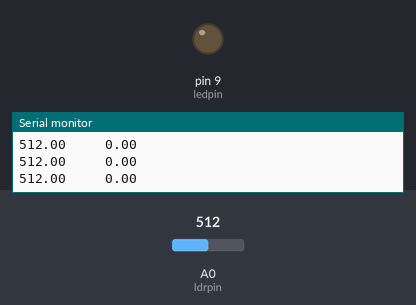
Bench run of a sketch on a simulated Arduino Uno, built with avr-gcc and run on an emulated ATmega328P. Parts: output pins drawn as LEDs (lit = HIGH), the last lines printed to the serial monitor. The test bench sets the inputs (shaded band); at power-on: A0 (ldrpin) = 512.

Above: at 1.2 s.
1.3 s: A0 (ldrpin) set to 23
4.3 s: A0 (ldrpin) set to 20
At 6.82 s:
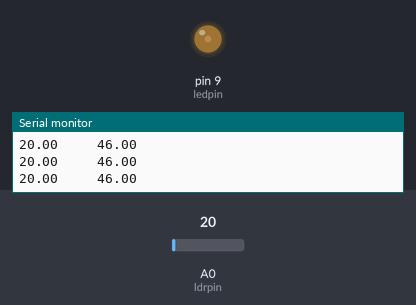
7.3 s: A0 (ldrpin) set to 0
At 8.9 s:
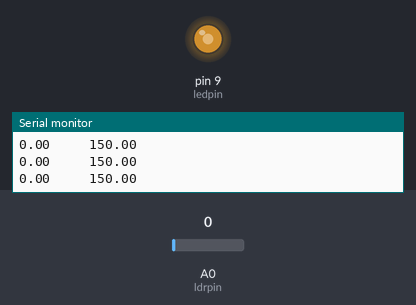
Timing chart, 0 to 10.4 s (numbered marks = the images above; inputs shaded):
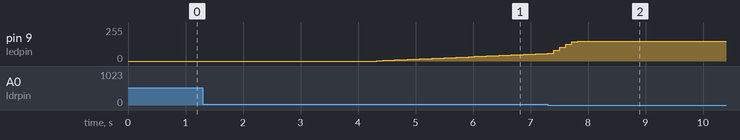

The sketch:

pid_basic_led.ino
```cpp
#include <PID_v1.h>
int ledpin=9;
int ldrpin=0;
double setpoint,input,output;
PID mypid(&input,&output,&setpoint,0,10,0,DIRECT);


void setup() {
// put your setup code here, to run once:
Serial.begin(9600);pinMode(ledpin,OUTPUT);pinMode(ldrpin,INPUT);
input=analogRead(ldrpin);
mypid.SetMode(AUTOMATIC);
setpoint=22;

}

void loop() {
  // put your main code here, to run repeatedly:
input=analogRead(ldrpin);
Serial.print(input);
mypid.Compute();Serial.print("     ");Serial.println(output);
output=constrain(output,0,150);
analogWrite(ledpin,output);
}
```

Measured:
- the behaviour switches between 22 and 21 on A0 (ldrpin) (found by bisection; images 0 and 1)
- after the input at 4.3 s, pin 9 (ledpin): moves from 0/255 to 56/255 over 2.9 s, starting at once
